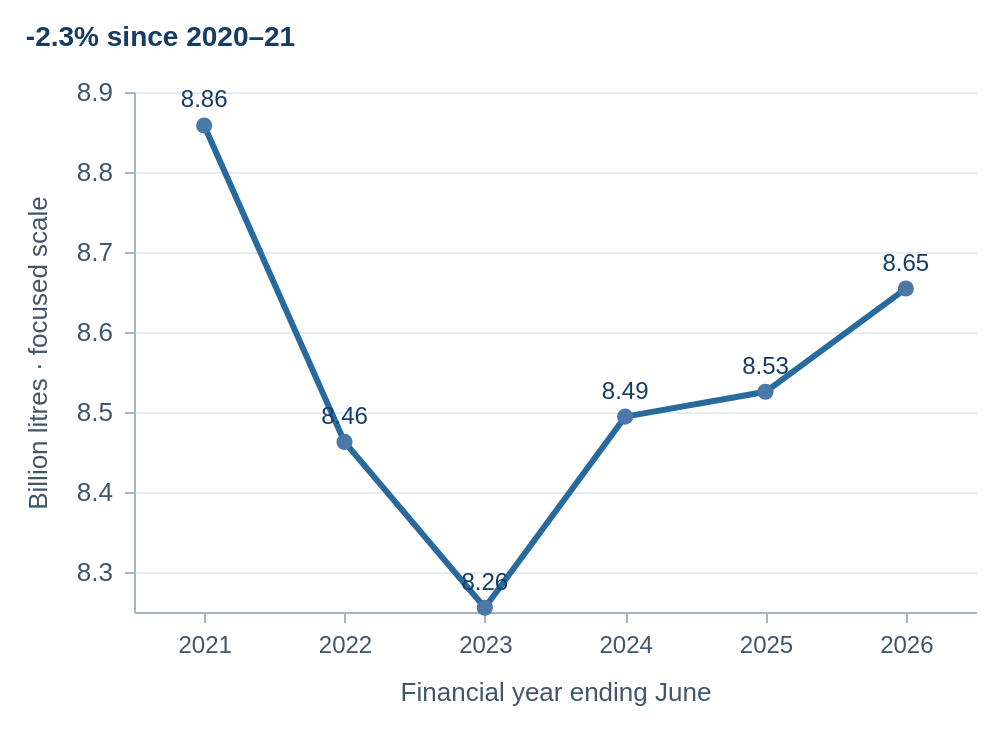

Vega-Lite specification stored for this chart:
### Vega-Lite specification from a JSON file in a GitHub repository (floating-point values rounded to 4 significant figures)
{"$schema": "https://vega.github.io/schema/vega-lite/v6.json", "description": "Annual milk output using the retrospectively revised 2020–21 to 2025–26 series only. Focused vertical scale makes year-to-year changes visible; the axis does not start at zero.", "width": 500, "height": 365, "autosize": {"type": "fit", "contains": "padding", "resize": true}, "padding": 12, "config": {"font": "Avenir Next, Arial, sans-serif", "background": "white", "view": {"stroke": null}, "axis": {"labelFontSize": 13, "titleFontSize": 13, "titleFontWeight": "normal", "labelColor": "#42566b", "titleColor": "#42566b", "gridColor": "#e5edf2", "domainColor": "#a3b5c3", "tickColor": "#a3b5c3", "titlePadding": 12, "labelPadding": 6}, "legend": {"labelFontSize": 12, "titleFontSize": 12, "titleFontWeight": "normal", "labelColor": "#42566b", "titleColor": "#42566b", "orient": "bottom"}, "range": {"category": ["#286a9e", "#367d60", "#bd802d", "#846289", "#568c9b", "#77654d"]}}, "data": {"values": [{"fy": "2020-21", "year_end": 2021, "state": "Australia", "state_code": "AUS", "state_id": 0, "production_ml": 8858.0, "status": "revised", "source_id": "DA_MILK_REVISED_2026", "production_bl": 8.858, "national_share_pct": 100.0}, {"fy": "2020-21", "year_end": 2021, "state": "New South Wales", "state_code": "NSW", "state_id": 1, "production_ml": 1075.0, "status": "revised", "source_id": "DA_MILK_REVISED_2026", "lon": 147, "lat": -32.5, "production_bl": 1.075, "national_share_pct": 12.14}, {"fy": "2020-21", "year_end": 2021, "state": "Victoria", "state_code": "VIC", "state_id": 2, "production_ml": 5651.0, "status": "revised", "source_id": "DA_MILK_REVISED_2026", "lon": 144.8, "lat": -37, "production_bl": 5.651, "national_share_pct": 63.79}, {"fy": "2020-21", "year_end": 2021, "state": "Queensland", "state_code": "QLD", "state_id": 3, "production_ml": 309.5, "status": "revised", "source_id": "DA_MILK_REVISED_2026", "lon": 144.5, "lat": -22.5, "production_bl": 0.3095, "national_share_pct": 3.493}, {"fy": "2020-21", "year_end": 2021, "state": "South Australia", "state_code": "SA", "state_id": 4, "production_ml": 499.5, "status": "revised", "source_id": "DA_MILK_REVISED_2026", "lon": 135, "lat": -30.3, "production_bl": 0.4995, "national_share_pct": 5.639}, {"fy": "2020-21", "year_end": 2021, "state": "Western Australia", "state_code": "WA", "state_id": 5, "production_ml": 361.9, "status": "revised", "source_id": "DA_MILK_REVISED_2026", "lon": 122, "lat": -25.5, "production_bl": 0.3619, "national_share_pct": 4.086}, {"fy": "2020-21", "year_end": 2021, "state": "Tasmania", "state_code": "TAS", "state_id": 6, "production_ml": 961.0, "status": "revised", "source_id": "DA_MILK_REVISED_2026", "lon": 146.6, "lat": -42.1, "production_bl": 0.961, "national_share_pct": 10.85}, {"fy": "2021-22", "year_end": 2022, "state": "Australia", "state_code": "AUS", "state_id": 0, "production_ml": 8463.0, "status": "revised", "source_id": "DA_MILK_REVISED_2026", "production_bl": 8.463, "national_share_pct": 100.0}, {"fy": "2021-22", "year_end": 2022, "state": "New South Wales", "state_code": "NSW", "state_id": 1, "production_ml": 1034.0, "status": "revised", "source_id": "DA_MILK_REVISED_2026", "lon": 147, "lat": -32.5, "production_bl": 1.034, "national_share_pct": 12.22}, {"fy": "2021-22", "year_end": 2022, "state": "Victoria", "state_code": "VIC", "state_id": 2, "production_ml": 5443.0, "status": "revised", "source_id": "DA_MILK_REVISED_2026", "lon": 144.8, "lat": -37, "production_bl": 5.443, "national_share_pct": 64.31}, {"fy": "2021-22", "year_end": 2022, "state": "Queensland", "state_code": "QLD", "state_id": 3, "production_ml": 291.9, "status": "revised", "source_id": "DA_MILK_REVISED_2026", "lon": 144.5, "lat": -22.5, "production_bl": 0.2919, "national_share_pct": 3.449}, {"fy": "2021-22", "year_end": 2022, "state": "South Australia", "state_code": "SA", "state_id": 4, "production_ml": 473.9, "status": "revised", "source_id": "DA_MILK_REVISED_2026", "lon": 135, "lat": -30.3, "production_bl": 0.4739, "national_share_pct": 5.6}, {"fy": "2021-22", "year_end": 2022, "state": "Western Australia", "state_code": "WA", "state_id": 5, "production_ml": 336.9, "status": "revised", "source_id": "DA_MILK_REVISED_2026", "lon": 122, "lat": -25.5, "production_bl": 0.3369, "national_share_pct": 3.981}, {"fy": "2021-22", "year_end": 2022, "state": "Tasmania", "state_code": "TAS", "state_id": 6, "production_ml": 883.4, "status": "revised", "source_id": "DA_MILK_REVISED_2026", "lon": 146.6, "lat": -42.1, "production_bl": 0.8834, "national_share_pct": 10.44}, {"fy": "2022-23", "year_end": 2023, "state": "Australia", "state_code": "AUS", "state_id": 0, "production_ml": 8255.0, "status": "revised", "source_id": "DA_MILK_REVISED_2026", "production_bl": 8.255, "national_share_pct": 100.0}, {"fy": "2022-23", "year_end": 2023, "state": "New South Wales", "state_code": "NSW", "state_id": 1, "production_ml": 1038.0, "status": "revised", "source_id": "DA_MILK_REVISED_2026", "lon": 147, "lat": -32.5, "production_bl": 1.038, "national_share_pct": 12.57}, {"fy": "2022-23", "year_end": 2023, "state": "Victoria", "state_code": "VIC", "state_id": 2, "production_ml": 5178.0, "status": "revised", "source_id": "DA_MILK_REVISED_2026", "lon": 144.8, "lat": -37, "production_bl": 5.178, "national_share_pct": 62.73}, {"fy": "2022-23", "year_end": 2023, "state": "Queensland", "state_code": "QLD", "state_id": 3, "production_ml": 288.8, "status": "revised", "source_id": "DA_MILK_REVISED_2026", "lon": 144.5, "lat": -22.5, "production_bl": 0.2888, "national_share_pct": 3.499}, {"fy": "2022-23", "year_end": 2023, "state": "South Australia", "state_code": "SA", "state_id": 4, "production_ml": 495.3, "status": "revised", "source_id": "DA_MILK_REVISED_2026", "lon": 135, "lat": -30.3, "production_bl": 0.4953, "national_share_pct": 6.0}, {"fy": "2022-23", "year_end": 2023, "state": "Western Australia", "state_code": "WA", "state_id": 5, "production_ml": 343.6, "status": "revised", "source_id": "DA_MILK_REVISED_2026", "lon": 122, "lat": -25.5, "production_bl": 0.3436, "national_share_pct": 4.162}, {"fy": "2022-23", "year_end": 2023, "state": "Tasmania", "state_code": "TAS", "state_id": 6, "production_ml": 911.4, "status": "revised", "source_id": "DA_MILK_REVISED_2026", "lon": 146.6, "lat": -42.1, "production_bl": 0.9114, "national_share_pct": 11.04}, {"fy": "2023-24", "year_end": 2024, "state": "Australia", "state_code": "AUS", "state_id": 0, "production_ml": 8494.0, "status": "revised", "source_id": "DA_MILK_REVISED_2026", "production_bl": 8.494, "national_share_pct": 100.0}, {"fy": "2023-24", "year_end": 2024, "state": "New South Wales", "state_code": "NSW", "state_id": 1, "production_ml": 1055.0, "status": "revised", "source_id": "DA_MILK_REVISED_2026", "lon": 147, "lat": -32.5, "production_bl": 1.055, "national_share_pct": 12.42}, {"fy": "2023-24", "year_end": 2024, "state": "Victoria", "state_code": "VIC", "state_id": 2, "production_ml": 5361.0, "status": "revised", "source_id": "DA_MILK_REVISED_2026", "lon": 144.8, "lat": -37, "production_bl": 5.361, "national_share_pct": 63.11}, {"fy": "2023-24", "year_end": 2024, "state": "Queensland", "state_code": "QLD", "state_id": 3, "production_ml": 291.5, "status": "revised", "source_id": "DA_MILK_REVISED_2026", "lon": 144.5, "lat": -22.5, "production_bl": 0.2915, "national_share_pct": 3.431}, {"fy": "2023-24", "year_end": 2024, "state": "South Australia", "state_code": "SA", "state_id": 4, "production_ml": 500.4, "status": "revised", "source_id": "DA_MILK_REVISED_2026", "lon": 135, "lat": -30.3, "production_bl": 0.5004, "national_share_pct": 5.891}, {"fy": "2023-24", "year_end": 2024, "state": "Western Australia", "state_code": "WA", "state_id": 5, "production_ml": 347.6, "status": "revised", "source_id": "DA_MILK_REVISED_2026", "lon": 122, "lat": -25.5, "production_bl": 0.3476, "national_share_pct": 4.092}, {"fy": "2023-24", "year_end": 2024, "state": "Tasmania", "state_code": "TAS", "state_id": 6, "production_ml": 939.0, "status": "revised", "source_id": "DA_MILK_REVISED_2026", "lon": 146.6, "lat": -42.1, "production_bl": 0.939, "national_share_pct": 11.05}, {"fy": "2024-25", "year_end": 2025, "state": "Australia", "state_code": "AUS", "state_id": 0, "production_ml": 8525.0, "status": "revised", "source_id": "DA_MILK_REVISED_2026", "production_bl": 8.525, "national_share_pct": 100.0}, {"fy": "2024-25", "year_end": 2025, "state": "New South Wales", "state_code": "NSW", "state_id": 1, "production_ml": 1065.0, "status": "revised", "source_id": "DA_MILK_REVISED_2026", "lon": 147, "lat": -32.5, "production_bl": 1.065, "national_share_pct": 12.49}, {"fy": "2024-25", "year_end": 2025, "state": "Victoria", "state_code": "VIC", "state_id": 2, "production_ml": 5452.0, "status": "revised", "source_id": "DA_MILK_REVISED_2026", "lon": 144.8, "lat": -37, "production_bl": 5.452, "national_share_pct": 63.95}, {"fy": "2024-25", "year_end": 2025, "state": "Queensland", "state_code": "QLD", "state_id": 3, "production_ml": 278.6, "status": "revised", "source_id": "DA_MILK_REVISED_2026", "lon": 144.5, "lat": -22.5, "production_bl": 0.2786, "national_share_pct": 3.268}, {"fy": "2024-25", "year_end": 2025, "state": "South Australia", "state_code": "SA", "state_id": 4, "production_ml": 472.3, "status": "revised", "source_id": "DA_MILK_REVISED_2026", "lon": 135, "lat": -30.3, "production_bl": 0.4723, "national_share_pct": 5.54}, {"fy": "2024-25", "year_end": 2025, "state": "Western Australia", "state_code": "WA", "state_id": 5, "production_ml": 339.9, "status": "revised", "source_id": "DA_MILK_REVISED_2026", "lon": 122, "lat": -25.5, "production_bl": 0.3399, "national_share_pct": 3.987}, {"fy": "2024-25", "year_end": 2025, "state": "Tasmania", "state_code": "TAS", "state_id": 6, "production_ml": 917.0, "status": "revised", "source_id": "DA_MILK_REVISED_2026", "lon": 146.6, "lat": -42.1, "production_bl": 0.917, "national_share_pct": 10.76}, {"fy": "2025-26", "year_end": 2026, "state": "Australia", "state_code": "AUS", "state_id": 0, "production_ml": 8654.0, "status": "revised", "source_id": "DA_MILK_REVISED_2026", "production_bl": 8.654, "national_share_pct": 100.0}, {"fy": "2025-26", "year_end": 2026, "state": "New South Wales", "state_code": "NSW", "state_id": 1, "production_ml": 1090.0, "status": "revised", "source_id": "DA_MILK_REVISED_2026", "lon": 147, "lat": -32.5, "production_bl": 1.09, "national_share_pct": 12.6}, {"fy": "2025-26", "year_end": 2026, "state": "Victoria", "state_code": "VIC", "state_id": 2, "production_ml": 5555.0, "status": "revised", "source_id": "DA_MILK_REVISED_2026", "lon": 144.8, "lat": -37, "production_bl": 5.555, "national_share_pct": 64.18}, {"fy": "2025-26", "year_end": 2026, "state": "Queensland", "state_code": "QLD", "state_id": 3, "production_ml": 287.7, "status": "revised", "source_id": "DA_MILK_REVISED_2026", "lon": 144.5, "lat": -22.5, "production_bl": 0.2877, "national_share_pct": 3.324}, {"fy": "2025-26", "year_end": 2026, "state": "South Australia", "state_code": "SA", "state_id": 4, "production_ml": 443.9, "status": "revised", "source_id": "DA_MILK_REVISED_2026", "lon": 135, "lat": -30.3, "production_bl": 0.4439, "national_share_pct": 5.13}, {"fy": "2025-26", "year_end": 2026, "state": "Western Australia", "state_code": "WA", "state_id": 5, "production_ml": 337.4, "status": "revised", "source_id": "DA_MILK_REVISED_2026", "lon": 122, "lat": -25.5, "production_bl": 0.3374, "national_share_pct": 3.898}, {"fy": "2025-26", "year_end": 2026, "state": "Tasmania", "state_code": "TAS", "state_id": 6, "production_ml": 940.6, "status": "revised", "source_id": "DA_MILK_REVISED_2026", "lon": 146.6, "lat": -42.1, "production_bl": 0.9406, "national_share_pct": 10.87}]}, "params": [{"name": "region", "value": "AUS", "bind": {"input": "select", "options": ["AUS", "NSW", "VIC", "QLD", "SA", "WA", "TAS"], "name": "Region ", "labels": ["Australia", "New South Wales", "Victoria", "Queensland", "South Australia", "Western Australia", "Tasmania"]}}], "transform": [{"filter": "datum.state_code == region"}], "encoding": {"x": {"field": "year_end", "type": "ordinal", "title": "Financial year ending June", "axis": {"labelAngle": 0, "labelFontSize": 12}}, "y": {"field": "production_bl", "type": "quantitative", "title": "Billion litres · focused scale", "scale": {"zero": false, "nice": true}, "axis": {"tickCount": 5}}, "tooltip": [{"field": "state", "type": "nominal", "title": "State"}, {"field": "fy", "type": "nominal", "title": "Financial year"}, {"field": "production_ml", "type": "quantitative", "title": "Milk (million litres)", "format": ",.1f"}]}, "layer": [{"mark": {"type": "line", "color": "#286a9e", "strokeWidth": 3, "point": {"filled": true, "size": 65}}}, {"mark": {"type": "text", "dy": -13, "color": "#173d65", "fontSize": 12}, "encoding": {"text": {"field": "display_bl", "type": "nominal"}}, "transform": [{"calculate": "format(datum.production_bl,region == 'AUS' ? '.2f' : '.3f')", "as": "display_bl"}]}], "title": {"text": {"expr": "{\"AUS\": \"-2.3% since 2020\\u201321\", \"NSW\": \"+1.4% since 2020\\u201321\", \"VIC\": \"-1.7% since 2020\\u201321\", \"QLD\": \"-7.0% since 2020\\u201321\", \"SA\": \"-11.1% since 2020\\u201321\", \"WA\": \"-6.8% since 2020\\u201321\", \"TAS\": \"-2.1% since 2020\\u201321\"}[region]"}, "anchor": "start", "fontSize": 14, "fontWeight": "bold", "color": "#173d65", "offset": 14}, "usermeta": {"author": "Senuth Dias; AI-assisted implementation, acknowledged on page", "prepared": "2026-10-22"}}
